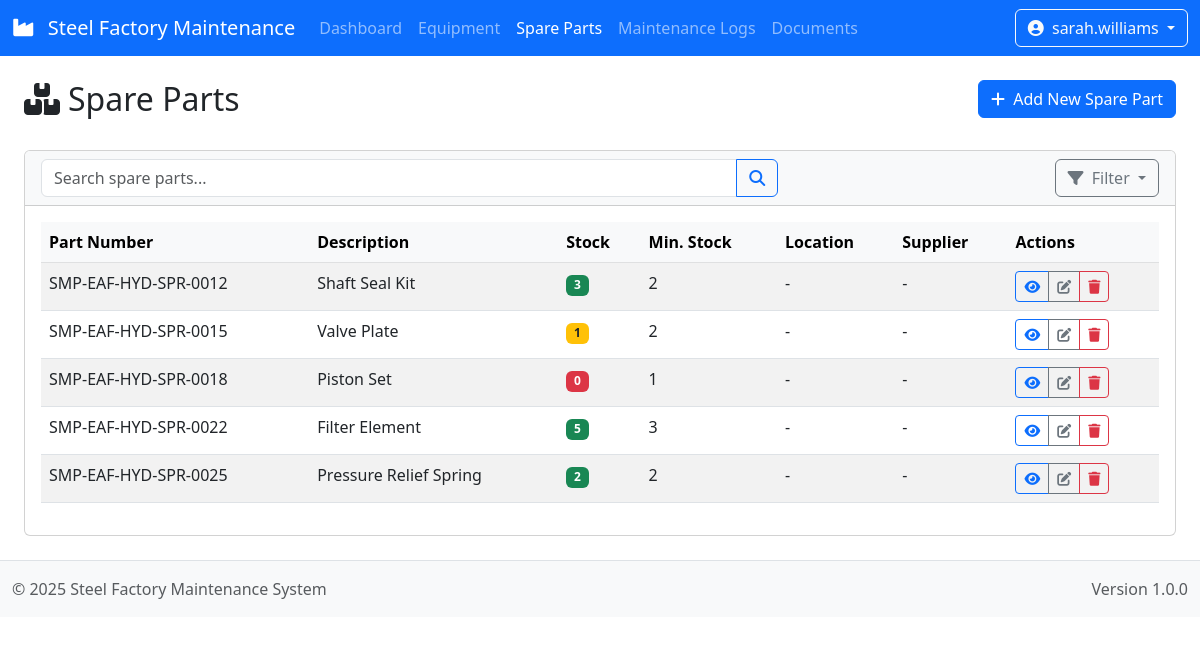
The page /spare-parts/ (signed in) on the database its author committed.
### maintenance/models.py (models this page shows, shortened)
class SparePart(models.Model):
    part_number = models.CharField(max_length=30, unique=True)
    description = models.CharField(max_length=200)
    quantity_in_stock = models.PositiveIntegerField(default=0)
    minimum_stock = models.PositiveIntegerField(default=1)
    cost = models.DecimalField(max_digits=10, decimal_places=2, blank=True, null=True)
    location = models.CharField(max_length=100, blank=True, null=True)
    supplier = models.CharField(max_length=100, blank=True, null=True)
    equipment = models.ManyToManyField(Equipment, related_name='spare_parts')

### maintenance/views.py (the view)
# urls.py: path('spare-parts/', views.SparePartListView.as_view(), name='spare_part_list'),
class SparePartListView(LoginRequiredMixin, ListView):
    model = SparePart
    context_object_name = 'spare_parts'
    template_name = 'maintenance/spare_part_list.html'

### maintenance/templates/maintenance/spare_part_list.html (shortened to what this page needs)
{% extends "maintenance/base.html" %}
{% block content %}
<div class="container-fluid pt-4">
    <div class="row mb-4">
        <div class="col-md-6">
            <h2><i class="fas fa-boxes me-2"></i>Spare Parts</h2>
        </div>
        <div class="col-md-6 text-md-end">
            <a href="{% url 'maintenance:spare_part_create' %}" class="btn btn-primary">
                <i class="fas fa-plus me-1"></i> Add New Spare Part
            </a>
        </div>
    </div>
    <div class="card">
        <div class="card-header bg-light">
            <div class="row">
                <div class="col-md-8">
                    <form method="get" class="d-flex">
                        <div class="input-group">
                            <input type="text" name="search" class="form-control" placeholder="Search spare parts..." value="{{ request.GET.search }}">
                            <button type="submit" class="btn btn-outline-primary">
                                <i class="fas fa-search"></i>
                            </button>
                        </div>
                    </form>
                </div>
                <div class="col-md-4 text-md-end">
                    <div class="dropdown">
                        <button class="btn btn-outline-secondary dropdown-toggle" type="button" id="filterDropdown" data-bs-toggle="dropdown" aria-expanded="false">
                            <i class="fas fa-filter me-1"></i> Filter
                        </button>
                    </div>
                </div>
            </div>
        </div>
        <div class="card-body">
            <div class="table-responsive">
                <table class="table table-hover table-striped">
                    <thead class="table-light">
                        <tr>
                            <th>Part Number</th>
                            <th>Description</th>
                            <th>Stock</th>
                            <th>Min. Stock</th>
                            <th>Location</th>
                            <th>Supplier</th>
                            <th>Actions</th>
                        </tr>
                    </thead>
                    <tbody>
                        {% for part in spare_parts %}
                        <tr>
                            <td>{{ part.part_number }}</td>
                            <td>{{ part.description }}</td>
                            <td>
                                <span class="badge {% if part.quantity_in_stock == 0 %}bg-danger{% elif part.quantity_in_stock < part.minimum_stock %}bg-warning{% else %}bg-success{% endif %}">
                                    {{ part.quantity_in_stock }}
                                </span>
                            </td>
                            <td>{{ part.minimum_stock }}</td>
                            <td>{{ part.location|default:"-" }}</td>
                            <td>{{ part.supplier|default:"-" }}</td>
                            <td>
                                <div class="btn-group" role="group">
                                    <a href="{% url 'maintenance:spare_part_detail' part.id %}" class="btn btn-sm btn-outline-primary" data-bs-toggle="tooltip" title="View Details">
                                        <i class="fas fa-eye"></i>
                                    </a>
                                    <a href="{% url 'maintenance:spare_part_update' part.id %}" class="btn btn-sm btn-outline-secondary" data-bs-toggle="tooltip" title="Edit">
                                        <i class="fas fa-edit"></i>
                                    </a>
                                    <a href="{% url 'maintenance:spare_part_delete' part.id %}" class="btn btn-sm btn-outline-danger" data-bs-toggle="tooltip" title="Delete">
                                        <i class="fas fa-trash"></i>
                                    </a>
                                </div>
                            </td>
                        </tr>
                        {% empty %}
                        <tr>
                            <td colspan="7" class="text-center">No spare parts found.</td>
                        </tr>
                        {% endfor %}
                    </tbody>
                </table>
            </div>
        </div>
    </div>
</div>
{% endblock %}

### maintenance/templates/maintenance/base.html (shortened to what this page needs)
<!DOCTYPE html>
<html lang="en">
<head>
    <link href="https://cdnjs.cloudflare.com/ajax/libs/bootstrap/5.3.0/css/bootstrap.min.css" rel="stylesheet">
    <link href="https://cdnjs.cloudflare.com/ajax/libs/jstree/3.3.12/themes/default/style.min.css" rel="stylesheet">
    <link href="https://cdnjs.cloudflare.com/ajax/libs/font-awesome/6.2.1/css/all.min.css" rel="stylesheet">
</head>
<body>
    <header>
        <nav class="navbar navbar-expand-lg navbar-dark bg-primary">
            <div class="container-fluid">
                <a class="navbar-brand" href="{% url 'maintenance:dashboard' %}">
                    <i class="fas fa-industry me-2"></i>
                    Steel Factory Maintenance
                </a>
                <div class="collapse navbar-collapse" id="navbarNav">
                    <ul class="navbar-nav me-auto">
                        <li class="nav-item">
                            <a class="nav-link {% if request.resolver_match.url_name == 'dashboard' %}active{% endif %}"
                               href="{% url 'maintenance:dashboard' %}">Dashboard</a>
                        </li>
                        <li class="nav-item">
                            <a class="nav-link {% if 'equipment' in request.resolver_match.url_name %}active{% endif %}"
                               href="{% url 'maintenance:equipment_list' %}">Equipment</a>
                        </li>
                        <li class="nav-item">
                            <a class="nav-link {% if 'spare_part' in request.resolver_match.url_name %}active{% endif %}"
                               href="{% url 'maintenance:spare_part_list' %}">Spare Parts</a>
                        </li>
                        <li class="nav-item">
                            <a class="nav-link {% if 'maintenance_log' in request.resolver_match.url_name %}active{% endif %}"
                               href="{% url 'maintenance:maintenance_log_list' %}">Maintenance Logs</a>
                        </li>
                        <li class="nav-item">
                            <a class="nav-link {% if 'document' in request.resolver_match.url_name %}active{% endif %}"
                               href="{% url 'maintenance:document_list' %}">Documents</a>
                        </li>
                    </ul>
                    {% if user.is_authenticated %}
                    <div class="d-flex">
                        <div class="dropdown">
                            <button class="btn btn-outline-light dropdown-toggle" type="button" id="userDropdown" data-bs-toggle="dropdown">
                                <i class="fas fa-user-circle me-1"></i>
                                {{ user.username }}
                            </button>
                        </div>
                    </div>
                    {% else %}
                    <div class="d-flex">
                        <a href="{% url 'login' %}" class="btn btn-outline-light">
                            <i class="fas fa-sign-in-alt me-1"></i> Login
                        </a>
                    </div>
                    {% endif %}
                </div>
            </div>
        </nav>
    </header>
    <main class="container-fluid">
        {% block content %}{% endblock %}
    </main>
    <footer class="bg-light py-3 mt-4 border-top">
        <div class="container-fluid">
            <div class="row">
                <div class="col-md-6">
                    <span class="text-muted">© 2025 Steel Factory Maintenance System</span>
                </div>
                <div class="col-md-6 text-md-end">
                    <span class="text-muted">Version 1.0.0</span>
                </div>
            </div>
        </div>
    </footer>
</body>
</html>

### maintenance/templates/maintenance/base.html (style rules this page uses)
.badge.bg-danger { background-color: #dc3545 !important; }
.badge.bg-warning { background-color: #ffc107 !important; color: #212529; }
.badge.bg-success { background-color: #198754 !important; }

### rows shown on the page
SparePart: part_number "SMP-EAF-HYD-SPR-0012", description "Shaft Seal Kit", quantity_in_stock "3", minimum_stock "2", location "-", supplier "-"
SparePart: part_number "SMP-EAF-HYD-SPR-0015", description "Valve Plate", quantity_in_stock "1", minimum_stock "2", location "-", supplier "-"
SparePart: part_number "SMP-EAF-HYD-SPR-0018", description "Piston Set", quantity_in_stock "0", minimum_stock "1", location "-", supplier "-"
SparePart: part_number "SMP-EAF-HYD-SPR-0022", description "Filter Element", quantity_in_stock "5", minimum_stock "3", location "-", supplier "-"
SparePart: part_number "SMP-EAF-HYD-SPR-0025", description "Pressure Relief Spring", quantity_in_stock "2", minimum_stock "2", location "-", supplier "-"

### other values the page prints
{{ user.username }} "sarah.williams"
